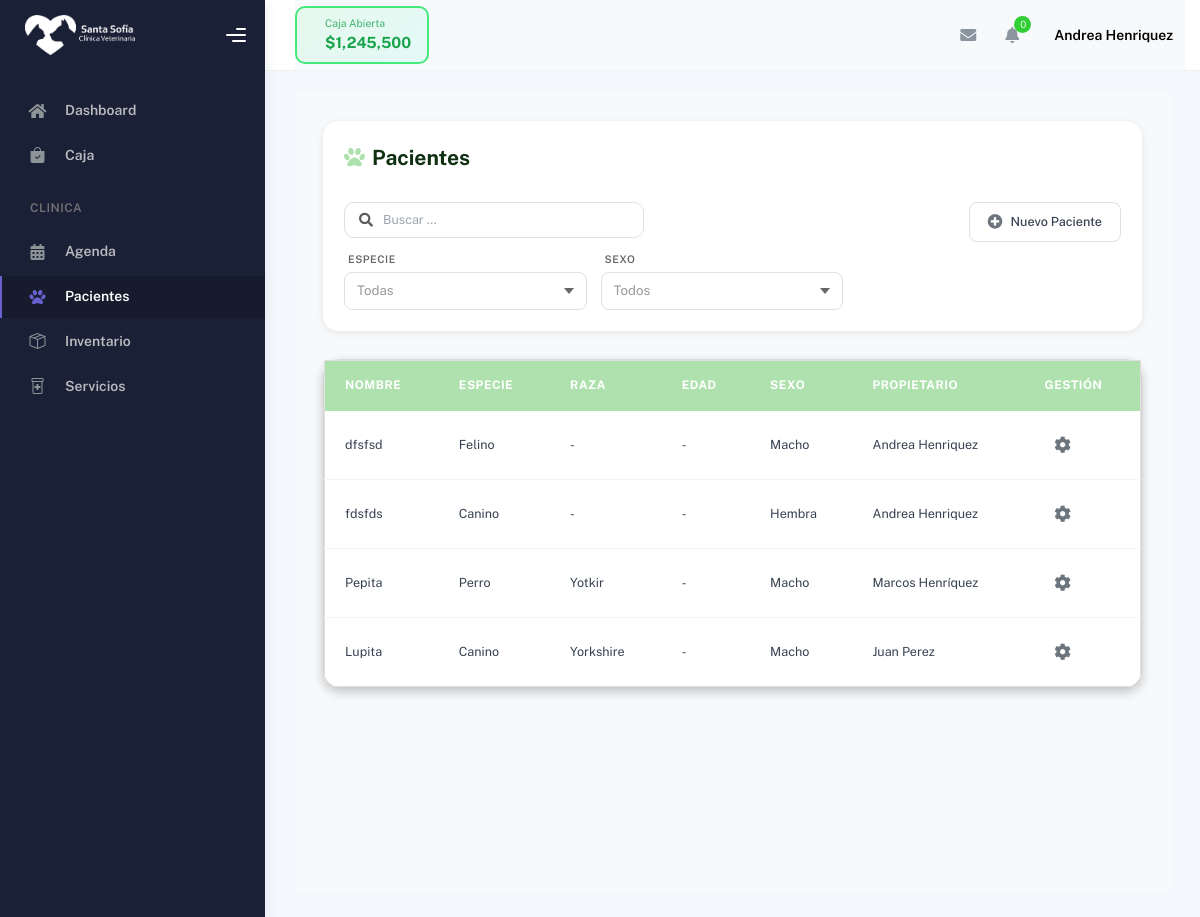
The app's page /hospital/pacientes/ (signed in), older data.
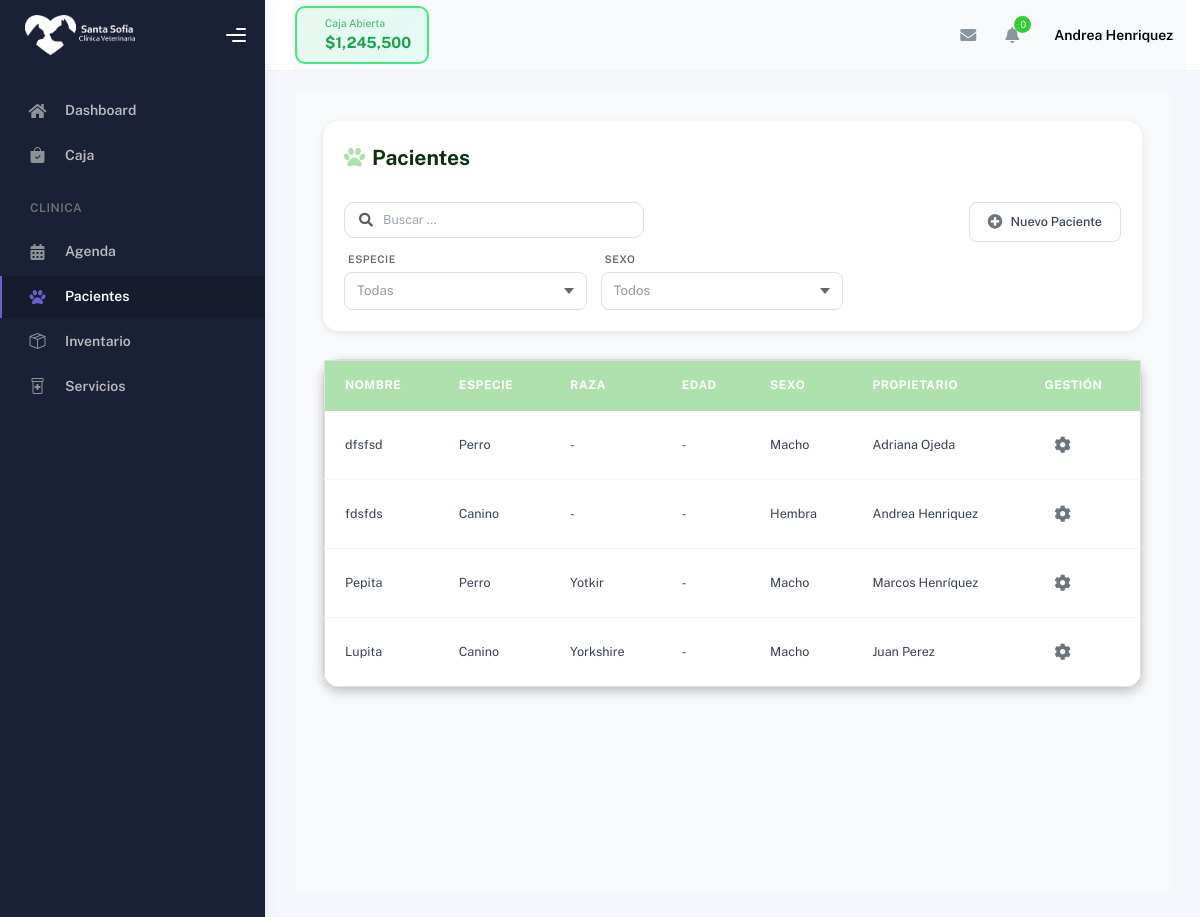
The same page, newer data.
### cuentas/models.py (models this page shows, shortened)
class CustomUser(AbstractBaseUser, PermissionsMixin):
    ROLES = [
        ('administracion', 'Administración'),
        ('veterinario', 'Veterinario'),
        ('recepcion', 'Recepción'),
    ]
    rut = models.CharField(max_length=12, unique=True, verbose_name="RUT")
    nombre = models.CharField(max_length=50)
    apellido = models.CharField(max_length=50)
    correo = models.EmailField(unique=True)
    telefono = models.CharField(max_length=20, blank=True, null=True)
    direccion = models.CharField(max_length=255, blank=True, null=True)
    tipo_contrato = models.CharField(max_length=50, blank=True, null=True)
    rol = models.CharField(max_length=20, choices=ROLES, default='recepcion', verbose_name="Rol")
    is_staff = models.BooleanField(default=False)
    is_active = models.BooleanField(default=True)
    date_joined = models.DateTimeField(default=timezone.now)
    objects = CustomUserManager()
    USERNAME_FIELD = 'rut'
    REQUIRED_FIELDS = ['correo', 'nombre', 'apellido']
    def get_rol_display_custom(self):
        if self.is_staff and self.is_superuser:
            return 'Administración'
        return self.get_rol_display()

### hospital/models.py (models this page shows, shortened)
class Paciente(models.Model):
    SEXO_CHOICES = [
        ('M', 'Macho'),
        ('H', 'Hembra'),
    ]
    nombre = models.CharField(max_length=100)
    especie = models.CharField(max_length=50)
    raza = models.CharField(max_length=100, blank=True, null=True)
    sexo = models.CharField(max_length=1, choices=SEXO_CHOICES)
    color = models.CharField(max_length=50, blank=True, null=True)
    microchip = models.CharField(max_length=50, blank=True, null=True)
    fecha_nacimiento = models.DateField(null=True, blank=True, verbose_name="Fecha de nacimiento")
    edad_anos = models.IntegerField(null=True, blank=True, verbose_name="Edad en años")
    edad_meses = models.IntegerField(null=True, blank=True, verbose_name="Edad en meses")
    ultimo_peso = models.DecimalField(max_digits=5, decimal_places=2, blank=True, null=True)
    observaciones = models.TextField(blank=True, null=True)
    propietario = models.ForeignKey('Propietario', on_delete=models.CASCADE, related_name='pacientes')
    activo = models.BooleanField(default=True)
    fecha_registro = models.DateTimeField(auto_now_add=True)
    fecha_ultima_modificacion = models.DateTimeField(auto_now=True)
    fecha_ultimo_control = models.DateField(blank=True, null=True)
    class Meta:
        verbose_name = "Paciente"
        verbose_name_plural = "Pacientes"
        ordering = ['-fecha_registro']

class Propietario(models.Model):
    nombre = models.CharField(max_length=100)
    apellido = models.CharField(max_length=100)
    telefono = models.CharField(max_length=20, blank=True, null=True)
    email = models.EmailField(blank=True, null=True)
    direccion = models.TextField(blank=True, null=True)
    fecha_registro = models.DateTimeField(auto_now_add=True)
    class Meta:
        verbose_name = "Propietario"
        verbose_name_plural = "Propietarios"
        ordering = ['apellido', 'nombre']
    @property
    def nombre_completo(self):
        return f"{self.nombre} {self.apellido}".strip()

### hospital/views.py (the view)
# urls.py: path('pacientes/', views.pacientes_view, name='pacientes'),
@login_required
def pacientes_view(request):
    pacientes = Paciente.objects.select_related('propietario').filter(activo=True).order_by('-fecha_registro')
    context = {
        'pacientes': pacientes,
    }
    return render(request, 'pacientes/pacientes.html', context)

### hospital/templates/pacientes/pacientes.html (shortened to what this page needs)
{% extends "partials/base_table.html" %}
{% load static %}
{% block styles %}
<link rel="stylesheet" href="{% static 'css/base/tables_base.css' %}?v=4" type="text/css" media="all">
{% endblock %}
{% block table_title %}
<i class="fas fa-paw"></i> Pacientes
{% endblock %}
{% block table_filters %}
<div class="filter-group">
    <div class="vet-custom-select-wrapper">
        <span class="tag_select">Especie</span>
        <div class="vet-custom-select">
            <span class="vet-selected-value placeholder">Todas</span>
            <div class="vet-arrow"></div>
        </div>
    </div>
    <div class="vet-custom-select-wrapper">
        <span class="tag_select">Sexo</span>
        <div class="vet-custom-select">
            <span class="vet-selected-value placeholder">Todos</span>
            <div class="vet-arrow"></div>
        </div>
    </div>
</div>
{% endblock %}
{% block table_buttons %}
<button type="button" onclick="abrirModalNuevoPaciente()">
    <i class="fas fa-plus-circle"></i> Nuevo Paciente
</button>
{% endblock %}
{% block table_columns %}
<th>Nombre</th>
<th>Especie</th>
<th>Raza</th>
<th>Edad</th>
<th>Sexo</th>
<th>Propietario</th>
<th>Gestión</th>
{% endblock %}
{% block table_rows %}
{% for paciente in pacientes %}
<tr data-especie="{{ paciente.especie|lower }}" data-sexo="{{ paciente.sexo|lower }}">
    <td>{{ paciente.nombre }}</td>
    <td>{{ paciente.get_especie_display|default:paciente.especie|capfirst }}</td>
    <td>{{ paciente.raza|default:"-" }}</td>
    <td>{{ paciente.edad|default:"-" }}</td>
    <td>{{ paciente.get_sexo_display|default:paciente.sexo|capfirst }}</td>
    <td>{{ paciente.propietario.nombre_completo|default:"-" }}</td>
    <td>
        <div class="manage-wheel">
            <button type="button" onclick="toggleWheel(this)">
                <i class="fas fa-cog"></i>
            </button>
        </div>
    </td>
</tr>
{% empty %}
<tr>
    <td colspan="7" style="text-align: center; padding: 2rem;">
        <p style="margin-top: 1rem; color: #666;">No hay pacientes registrados</p>
    </td>
</tr>
{% endfor %}
{% endblock %}

### templates/partials/base_table.html (shortened to what this page needs)
{% extends "partials/base.html" %}
{% load static %}
{% block content %}
<div class="table-page-content">
    <div class="container-fluid">
        <div class="table-header">
            <h4>
                {% block table_title %}{% endblock %}
            </h4>
            <div class="table-header-controls">
                <div class="search-bar">
                    <i class="fas fa-search text-muted"></i>
                    <input type="text" id="searchInput" placeholder="Buscar ...">
                </div>
                {% block table_filters %}
                {% endblock %}
            </div>
            <div class="table-actions">
                <div class="table-action-buttons">
                    {% block table_buttons %}{% endblock %}
                </div>
            </div>
        </div>
        <div class="vet-table">
            <table id="vet-table" class="vet-table">
                <thead>
                    <tr>
                        {% block table_columns %}{% endblock %}
                    </tr>
                </thead>
                <tbody>
                    {% block table_rows %}{% endblock %}
                </tbody>
            </table>
        </div>
    </div>
</div>
{% endblock %}

### templates/partials/base.html (shortened to what this page needs)
{% load static %}
{% block base %}
<!DOCTYPE html>
<html lang="es">
<head>
    <link href="https://cdn.jsdelivr.net/npm/bootstrap@5.3.0/dist/css/bootstrap.min.css" rel="stylesheet">
    <link rel="stylesheet" href="https://cdnjs.cloudflare.com/ajax/libs/font-awesome/6.4.0/css/all.min.css">
    <link rel="stylesheet" href="{% static 'css/plugins.min.css' %}" />
    <link rel="stylesheet" href="{% static 'css/kaiadmin.min.css' %}" />
    <link rel="stylesheet" href="{% static 'css/dashboard_style.css' %}" />
    <link rel="stylesheet" href="https://cdn.jsdelivr.net/npm/bootstrap-icons@1.11.1/font/bootstrap-icons.css">
    <link rel="stylesheet" href="{% static 'css/base/modals_base.css' %}" />
    {% block styles %}{% endblock %}
</head>
<body>
    <div class="wrapper">
        {% include 'partials/sidebar.html' %}
        <div class="main-panel">
            {% include 'partials/topbar.html' %}
            <div class="container">
                <div class="page-inner">
                    {% block content %}{% endblock %}
                </div>
            </div>
        </div>
    </div>
</body>
</html>
{% endblock %}

### templates/partials/sidebar.html (shortened to what this page needs)
{% load static %}
<link rel="stylesheet" href="https://cdn.jsdelivr.net/npm/bootstrap-icons@1.13.1/font/bootstrap-icons.min.css">
<div class="sidebar" data-background-color="dark">
    <div class="sidebar-logo">
        <div class="logo-header" data-background-color="dark">
            <a href="{% url 'dashboard' %}" class="logo">
                <img src="{% static 'img/logo.png' %}" alt="navbar brand" class="navbar-brand" height="40" />
            </a>
            <div class="nav-toggle">
                <button class="btn btn-toggle toggle-sidebar">
                    <i class="gg-menu-right"></i>
                </button>
            </div>
        </div>
    </div>
    <div class="sidebar-wrapper scrollbar scrollbar-inner">
        <div class="sidebar-content">
            <ul class="nav nav-secondary">
                <li class="nav-item {% if request.resolver_match.url_name == 'dashboard' %}active{% endif %}">
                    <a href="{% url 'dashboard' %}">
                        <i class="fas fa-home"></i>
                        <p>Dashboard</p>
                    </a>
                </li>
                <li class="nav-item {% if request.resolver_match.app_name == 'caja' %}active{% endif %}">
                    <a href="{% url 'caja:cashregister' %}">
                        <i class="bi bi-bag-check-fill"></i>
                        <p>Caja</p>
                    </a>
                </li>
                <li class="nav-section">
                    <h4 class="text-section">CLINICA</h4>
                </li>
                <li class="nav-item {% if request.resolver_match.url_name == 'agenda' %}active{% endif %}">
                    <a href="{% url 'agenda:agenda' %}">
                        <i class="fas fa-calendar-alt"></i>
                        <p>Agenda</p>
                    </a>
                </li>
                <li class="nav-item {% if request.resolver_match.url_name == 'pacientes' %}active{% endif %}">
                    <a href="{% url 'hospital:pacientes' %}">
                        <i class="fas fa-paw"></i>
                        <p>Pacientes</p>
                    </a>
                </li>
                <li class="nav-item {% if request.resolver_match.url_name == 'inventario' %}active{% endif %}">
                    <a href="{% url 'hospital:inventario' %}">
                        <i class="bi bi-box-seam"></i>
                        <p>Inventario</p>
                    </a>
                </li>
                <li class="nav-item {% if request.resolver_match.url_name == 'servicios' %}active{% endif %}">
                    <a href="{% url 'hospital:servicios' %}">
                        <i class="bi bi-prescription2"></i>
                        <p>Servicios</p>
                    </a>
                </li>
        </div>
    </div>
</div>

### templates/partials/topbar.html (shortened to what this page needs)
{% load static %}
<div class="main-header">
    <nav class="navbar navbar-header navbar-header-transparent navbar-expand-lg border-bottom">
        <div class="container-fluid">
            <nav class="navbar navbar-header-left navbar-expand-lg p-0 d-none d-lg-flex">
                <div class="cash-status-btn open" id="cashStatusBtn" onclick="toggleCashRegister()">
                    <div class="status-info">
                        <h6 id="cashStatusLabel">Caja Abierta</h6>
                        <div class="amount" id="cashAmount">$1,245,500</div>
                    </div>
                </div>
            </nav>
            <ul class="navbar-nav topbar-nav ms-md-auto align-items-center">
                <li class="nav-item topbar-icon dropdown hidden-caret">
                    <a class="nav-link dropdown-toggle" href="#" id="messageDropdown" role="button"
                        data-bs-toggle="dropdown" aria-haspopup="true" aria-expanded="false">
                        <i class="fa fa-envelope"></i>
                    </a>
                </li>
                <li class="nav-item topbar-icon dropdown hidden-caret">
                    <a class="nav-link dropdown-toggle" href="#" id="notifDropdown" role="button"
                        data-bs-toggle="dropdown" aria-haspopup="true" aria-expanded="false">
                        <i class="fa fa-bell"></i>
                        <span class="notification">0</span>
                    </a>
                </li>
                <li class="nav-item topbar-user dropdown hidden-caret">
                    <a class="dropdown-toggle profile-pic" data-bs-toggle="dropdown" href="#" aria-expanded="false">
                        <span class="profile-username">
                            <span class="fw-bold">{{ user.nombre }} {{ user.apellido }}</span>
                        </span>
                    </a>
                </li>
            </ul>
        </div>
    </nav>
</div>

### static/css/dashboard_style.css (style rules this page uses)
:root { --primary-color: #afe1af; --primary-hover: #89c57c; --text-dark: #103012; }

### static/css/base/modals_base.css (style rules this page uses)
:root { --primary-color: #afe1af; --primary-hover: #89c57c; --text-dark: #103012; --bg-light: #f8f9fa; --border-color: #e0e0e0; --shadow-sm: 0 2px 8px rgba(0, 0, 0, 0.08); --shadow-md: 0 4px 12px rgba(0, 0, 0, 0.12); --grey: #afafaf; --grey-hover: #a8a8a8; }

### templates/partials/topbar.html (style rules this page uses)
.main-header { z-index: 10!important; }
.navbar-header-left .cash-status-btn { margin: 0; }
.cash-status-btn { display: flex; align-items: center; gap: 12px; padding: 8px 16px; border-radius: 10px; border: 2px solid; font-weight: 600; transition: all 0.3s ease; cursor: pointer; }
.cash-status-btn.open { background: linear-gradient(135deg, rgba(67, 233, 123, 0.1) 0%, rgba(56, 249, 215, 0.1) 100%); border-color: #43e97b; color: #16a34a; }
.cash-status-btn .status-info h6 { margin: 0; font-size: 0.75rem; opacity: 0.8; }
.cash-status-btn .status-info .amount { margin: 0; font-size: 1.1rem; font-weight: 700; }

Row changes from the older to the newer data that the page shows:
changed Paciente "dfsfsd": especie "Felino" → "Perro"; propietario.nombre_completo "Andrea Henriquez" → "Adriana Ojeda"
